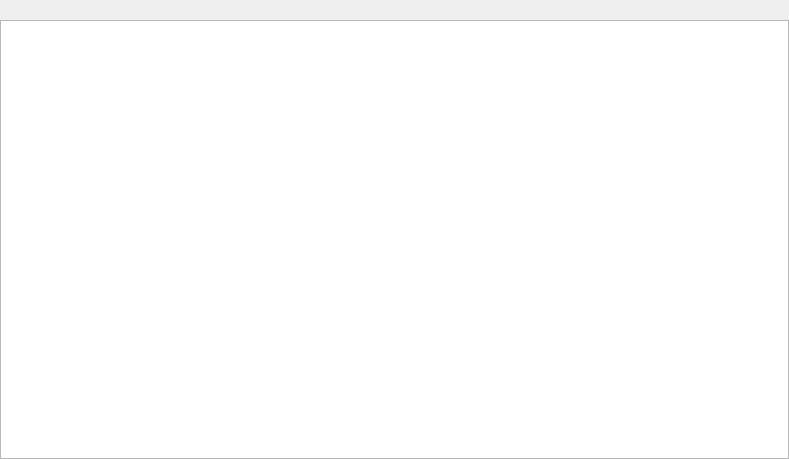
<?xml version="1.0" encoding="UTF-8"?>
<ui version="4.0">
 <class>Form</class>
 <widget class="QWidget" name="Form">
  <property name="geometry">
   <rect>
    <x>0</x>
    <y>0</y>
    <width>789</width>
    <height>459</height>
   </rect>
  </property>
  <property name="windowTitle">
   <string>Form</string>
  </property>
  <layout class="QVBoxLayout" name="verticalLayout">
   <property name="spacing">
    <number>3</number>
   </property>
   <property name="leftMargin">
    <number>0</number>
   </property>
   <property name="topMargin">
    <number>0</number>
   </property>
   <property name="rightMargin">
    <number>0</number>
   </property>
   <property name="bottomMargin">
    <number>0</number>
   </property>
   <item>
    <widget class="QToolBar" name="toolbarStickerList">
     <property name="movable">
      <bool>false</bool>
     </property>
     <property name="floatable">
      <bool>false</bool>
     </property>
    </widget>
   </item>
   <item>
    <widget class="StickerListView" name="listViewStickerList">
     <property name="frameShadow">
      <enum>QFrame::Shadow::Plain</enum>
     </property>
     <property name="editTriggers">
      <set>QAbstractItemView::EditTrigger::NoEditTriggers</set>
     </property>
     <property name="dragEnabled">
      <bool>false</bool>
     </property>
      <property name="dragDropMode">
       <enum>QAbstractItemView::DragDropMode::NoDragDrop</enum>
      </property>
     <property name="viewMode">
      <enum>QListView::ViewMode::IconMode</enum>
     </property>
    </widget>
   </item>
  </layout>
 </widget>
 <customwidgets>
  <customwidget>
   <class>StickerListView</class>
   <extends>QListView</extends>
   <header>ui.widgets.sticker_list_view_widget</header>
  </customwidget>
 </customwidgets>
 <resources/>
 <connections/>
</ui>
